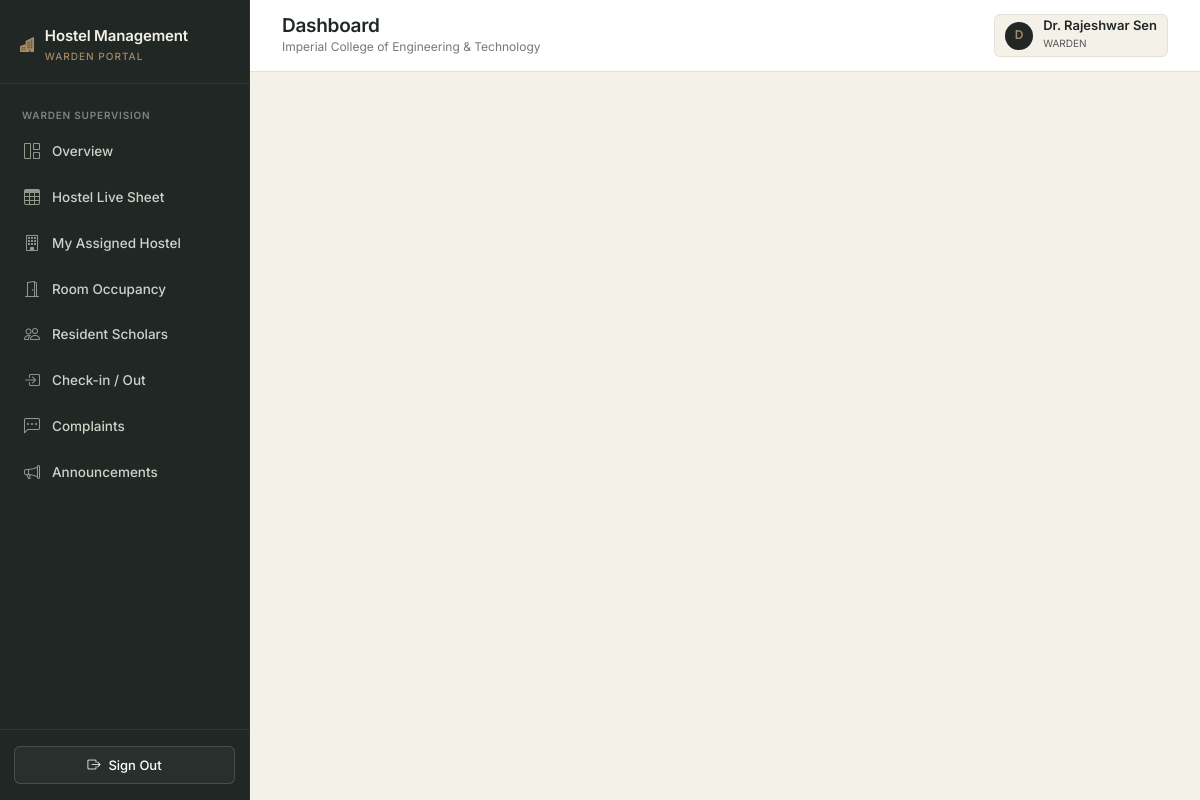
The page /about (signed in) on the database its author committed.
### app/models.py (models this page shows, shortened)
class User(UserMixin, db.Model):
    __tablename__ = "users"
    id = db.Column(db.Integer, primary_key=True)
    name = db.Column(db.String(100), nullable=False)
    email = db.Column(db.String(120), unique=True, nullable=False, index=True)
    password_hash = db.Column(db.String(255), nullable=False)
    role = db.Column(db.Enum("student", "warden", "admin", name="user_roles"), nullable=False)
    created_at = db.Column(db.DateTime, default=datetime.utcnow, nullable=False)
    student = db.relationship("Student", backref="user", uselist=False, cascade="all, delete-orphan")
    warden = db.relationship("Warden", backref="user", uselist=False, cascade="all, delete-orphan")

### app/auth/routes.py (the view)
@bp.route("/about")
def about():
    return render_template("auth/about.html")

### app/__init__.py (called while the page is built)
@login_manager.user_loader
def load_user(user_id):
    from .models import User
    return db.session.get(User, int(user_id))

### app/templates/auth/about.html (shortened to what this page needs)
{% extends "shared/base.html" %}

### app/templates/shared/base.html (shortened to what this page needs)
<!DOCTYPE html>
<html lang="en">
<head>
  <link rel="stylesheet" href="https://cdn.jsdelivr.net/npm/bootstrap@5.3.3/dist/css/bootstrap.min.css">
  <link rel="stylesheet" href="https://cdn.jsdelivr.net/npm/bootstrap-icons@1.11.3/font/bootstrap-icons.min.css">
  <link rel="stylesheet" href="{{ url_for('static', filename='css/main.css') }}">
</head>
<body>
{% if current_user.is_authenticated %}
  <div class="app-wrapper">
    <aside class="app-sidebar">
      <div class="sidebar-header">
        <div class="sidebar-brand">
          <i class="bi bi-buildings-fill text-warning" style="color: var(--accent-bronze) !important;"></i>
          <div>
            <div>Hostel Management</div>
            <small>{{ current_user.role }} portal</small>
          </div>
        </div>
      </div>
      <nav class="sidebar-nav">
        {% if current_user.role == 'admin' %}
          <div class="nav-section-title">Institutional Overview</div>
          <a href="{{ url_for('admin.overview') }}" class="{{ 'active' if request.endpoint == 'admin.overview' else '' }}">
            <i class="bi bi-grid-1x2"></i> Overview
          </a>
          <a href="{{ url_for('admin.sheets') }}" class="{{ 'active' if request.endpoint == 'admin.sheets' else '' }}">
            <i class="bi bi-table"></i> Live Database Sheet
          </a>
          <div class="nav-section-title">Accommodations</div>
          <a href="{{ url_for('admin.hostels') }}" class="{{ 'active' if request.endpoint == 'admin.hostels' else '' }}">
            <i class="bi bi-building"></i> Hostels
          </a>
          <a href="{{ url_for('admin.rooms') }}" class="{{ 'active' if request.endpoint == 'admin.rooms' else '' }}">
            <i class="bi bi-door-open"></i> Rooms & Beds
          </a>
          <a href="{{ url_for('admin.allocations') }}" class="{{ 'active' if request.endpoint == 'admin.allocations' else '' }}">
            <i class="bi bi-key"></i> Room Allocation
          </a>
          <div class="nav-section-title">Admissions & Students</div>
          <a href="{{ url_for('admin.applications') }}" class="{{ 'active' if request.endpoint == 'admin.applications' else '' }}">
            <i class="bi bi-file-earmark-text"></i> Applications
          </a>
          <a href="{{ url_for('admin.students') }}" class="{{ 'active' if request.endpoint == 'admin.students' else '' }}">
            <i class="bi bi-people"></i> Students
          </a>
          <a href="{{ url_for('admin.wardens') }}" class="{{ 'active' if request.endpoint == 'admin.wardens' else '' }}">
            <i class="bi bi-person-badge"></i> Wardens
          </a>
          <div class="nav-section-title">Administration</div>
          <a href="{{ url_for('admin.complaints') }}" class="{{ 'active' if request.endpoint == 'admin.complaints' else '' }}">
            <i class="bi bi-chat-left-dots"></i> Complaints
          </a>
          <a href="{{ url_for('admin.announcements') }}" class="{{ 'active' if request.endpoint == 'admin.announcements' else '' }}">
            <i class="bi bi-megaphone"></i> Announcements
          </a>
          <a href="{{ url_for('admin.reports') }}" class="{{ 'active' if request.endpoint == 'admin.reports' else '' }}">
            <i class="bi bi-bar-chart"></i> Reports
          </a>
          <a href="{{ url_for('admin.settings') }}" class="{{ 'active' if request.endpoint == 'admin.settings' else '' }}">
            <i class="bi bi-gear-wide-connected"></i> Settings
          </a>
        {% elif current_user.role == 'warden' %}
          <div class="nav-section-title">Warden Supervision</div>
          <a href="{{ url_for('warden.overview') }}" class="{{ 'active' if request.endpoint == 'warden.overview' else '' }}">
            <i class="bi bi-grid-1x2"></i> Overview
          </a>
          <a href="{{ url_for('warden.sheets') }}" class="{{ 'active' if request.endpoint == 'warden.sheets' else '' }}">
            <i class="bi bi-table"></i> Hostel Live Sheet
          </a>
          <a href="{{ url_for('warden.my_hostel') }}" class="{{ 'active' if request.endpoint == 'warden.my_hostel' else '' }}">
            <i class="bi bi-building"></i> My Assigned Hostel
          </a>
          <a href="{{ url_for('warden.occupancy') }}" class="{{ 'active' if request.endpoint == 'warden.occupancy' else '' }}">
            <i class="bi bi-door-open"></i> Room Occupancy
          </a>
          <a href="{{ url_for('warden.students') }}" class="{{ 'active' if request.endpoint == 'warden.students' else '' }}">
            <i class="bi bi-people"></i> Resident Scholars
          </a>
          <a href="{{ url_for('warden.checkin') }}" class="{{ 'active' if request.endpoint == 'warden.checkin' else '' }}">
            <i class="bi bi-box-arrow-in-right"></i> Check-in / Out
          </a>
          <a href="{{ url_for('warden.complaints') }}" class="{{ 'active' if request.endpoint == 'warden.complaints' else '' }}">
            <i class="bi bi-chat-left-dots"></i> Complaints
          </a>
          <a href="{{ url_for('warden.announcements') }}" class="{{ 'active' if request.endpoint == 'warden.announcements' else '' }}">
            <i class="bi bi-megaphone"></i> Announcements
          </a>
        {% endif %}
      </nav>
      <div class="sidebar-footer">
        <a href="{{ url_for('auth.logout') }}" class="btn-custom btn-outline-custom w-100 justify-content-center text-white" style="border-color: rgba(255,255,255,0.15); background: rgba(255,255,255,0.04);">
          <i class="bi bi-box-arrow-right"></i> Sign Out
        </a>
      </div>
    </aside>
    <div class="app-main">
      <header class="app-topbar">
        <div class="d-flex align-items-center gap-3">
          <div class="topbar-title">
            <h1>{% block page_title %}Dashboard{% endblock %}</h1>
            <div class="breadcrumb-sub">{% block page_subtitle %}{{ college_name }}{% endblock %}</div>
          </div>
        </div>
        <div class="topbar-actions">
          <div class="user-profile-badge">
            <div class="user-avatar">{{ current_user.name[:1] }}</div>
            <div>
              <div class="fw-semibold lh-1">{{ current_user.name }}</div>
              <small class="text-muted text-uppercase" style="font-size: 10px;">{{ current_user.role }}</small>
            </div>
          </div>
        </div>
      </header>
      <div class="app-content">
      </div>
    </div>
  </div>
{% endif %}
</body>
</html>

### app/static/css/main.css (style rules this page uses)
:root { --bg-page: #F4F1E9; --surface-card: #FFFFFF; --text-main: #202725; --text-muted: #777A73; --border-color: #E5E1D8; --accent-bronze: #A68A64; --accent-bronze-hover: #8e7452; --accent-sage: #DCE3DC; --sidebar-bg: #202725; --sidebar-hover: #2c3532; --sidebar-text: #cfd2c9; --danger-color: #B4574B; --danger-bg: #f8ebe9; --success-color: #3b755d; --success-bg: #eaf3ee; --warning-color: #8c6a28; --warning-bg: #fcf6e8; --info-color: #3d6a78; --info-bg: #edf5f7; --font-family: 'Inter', -apple-system, BlinkMacSystemFont, "Segoe UI", Roboto, sans-serif; --radius-sm: 6px; --radius-md: 8px; --radius-lg: 12px; --shadow-subtle: 0 1px 3px rgba(32, 39, 37, 0.05); --shadow-card: 0 2px 8px rgba(32, 39, 37, 0.06); --transition: all 0.2s cubic-bezier(0.16, 1, 0.3, 1); }
*, *::before, *::after { box-sizing: border-box; }
body { margin: 0; font-family: var(--font-family); font-size: 14px; line-height: 1.55; color: var(--text-main); background-color: var(--bg-page); -webkit-font-smoothing: antialiased; }
h1, h2, h3, h4, h5, h6 { color: var(--text-main); font-weight: 600; letter-spacing: -0.015em; margin-top: 0; }
a { color: var(--text-main); text-decoration: none; transition: var(--transition); }
.app-wrapper { display: flex; min-height: 100vh; }
.app-sidebar { width: 250px; background-color: var(--sidebar-bg); color: var(--sidebar-text); display: flex; flex-direction: column; position: fixed; top: 0; bottom: 0; left: 0; z-index: 1040; overflow-y: auto; border-right: 1px solid rgba(255, 255, 255, 0.05); transition: transform 0.25s ease; }
.sidebar-header { padding: 24px 20px 18px; border-bottom: 1px solid rgba(255, 255, 255, 0.08); }
.sidebar-brand { font-size: 15px; font-weight: 600; color: #F4F1E9; letter-spacing: -0.01em; display: flex; align-items: center; gap: 10px; }
.sidebar-brand small { display: block; font-size: 10px; text-transform: uppercase; letter-spacing: 0.1em; color: var(--accent-bronze); font-weight: 500; margin-top: 2px; }
.sidebar-nav { display: flex; flex-direction: column; padding: 14px 12px; gap: 3px; flex-grow: 1; }
.nav-section-title { font-size: 10px; text-transform: uppercase; letter-spacing: 0.08em; color: #7d847c; padding: 10px 10px 4px; font-weight: 600; }
.sidebar-nav a { display: flex; align-items: center; gap: 12px; padding: 9px 12px; color: var(--sidebar-text); border-radius: var(--radius-sm); font-size: 13.5px; font-weight: 500; }
.sidebar-nav a i { font-size: 16px; color: #92998f; transition: var(--transition); }
.sidebar-footer { padding: 16px 14px; border-top: 1px solid rgba(255, 255, 255, 0.08); }
.app-main { margin-left: 250px; flex-grow: 1; display: flex; flex-direction: column; min-height: 100vh; background-color: var(--bg-page); }
.app-topbar { background-color: var(--surface-card); border-bottom: 1px solid var(--border-color); padding: 14px 32px; display: flex; align-items: center; justify-content: space-between; position: sticky; top: 0; z-index: 1020; }
.topbar-title h1 { font-size: 19px; margin: 0; }
.topbar-title .breadcrumb-sub { font-size: 12px; color: var(--text-muted); }
.topbar-actions { display: flex; align-items: center; gap: 16px; }
.user-profile-badge { display: flex; align-items: center; gap: 10px; padding: 4px 10px; background-color: var(--bg-page); border: 1px solid var(--border-color); border-radius: var(--radius-sm); font-size: 13px; }
.user-avatar { width: 28px; height: 28px; border-radius: 50%; background-color: var(--sidebar-bg); color: var(--accent-bronze); display: flex; align-items: center; justify-content: center; font-weight: 600; font-size: 12px; }
.app-content { padding: 28px 32px 48px; max-width: 1440px; width: 100%; }
.btn-custom { display: inline-flex; align-items: center; gap: 8px; font-size: 13px; font-weight: 500; padding: 8px 16px; border-radius: var(--radius-sm); border: 1px solid transparent; cursor: pointer; transition: var(--transition); text-decoration: none; }
.btn-outline-custom { background-color: transparent; border-color: var(--border-color); color: var(--text-main); }

### rows shown on the page
User: role "WARDEN", name "D", name "Dr. Rajeshwar Sen"

### other values the page prints
{{ college_name }} "Imperial College of Engineering & Technology"
